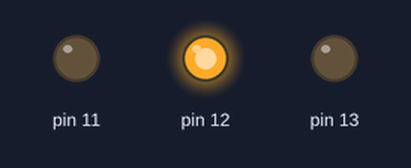
The sketch below on a simulated Arduino Uno, built with avr-gcc and run on an emulated ATmega328P. On the bench: output pins drawn as LEDs (lit = HIGH).

Above: at 2.5 s.
At 8.0 s:
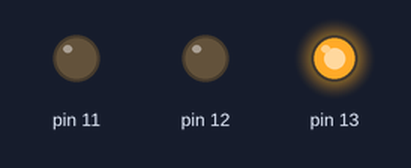
At 10.77 s:
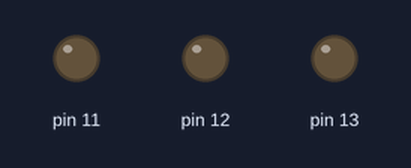
At 13.5 s:
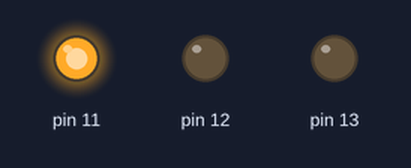
Timing chart, 0 to 20.8 s (numbered marks = the images above):
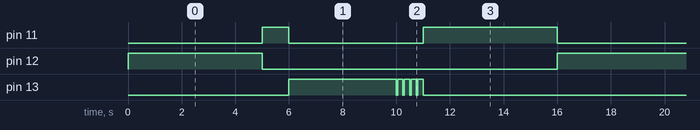

Measured:
- by itself, pin 11: repeats every 16.0 s: LOW 5.0 s, HIGH 5.0 s, LOW 5.0 s, HIGH 1.0 s
- by itself, pin 12: alternates HIGH for 5.0 s and LOW for 11.0 s
- by itself, pin 13: repeats every 16.0 s: 4 × (LOW 0.05 s, HIGH 0.20 s), LOW 11.0 s, HIGH 4.0 s

The sketch:

traffic.ino
```cpp
void setup() {
  pinMode(12, OUTPUT);
  pinMode(11, OUTPUT);
  pinMode(13, OUTPUT);

}

void loop() {
  for(int i=0;i<3;i++){
    digitalWrite(12,HIGH);
    delay(5000);
    digitalWrite(12,LOW);
    digitalWrite(11,HIGH);
    delay(1000);
    digitalWrite(11,LOW);
    digitalWrite(13,HIGH);
    delay(4000);
    digitalWrite(13,LOW);
    for(int j=0;j<4;j++){
      delay(50);
      digitalWrite(13,HIGH);
      delay(200);
      digitalWrite(13,LOW);
    }digitalWrite(11,HIGH);
    delay(5000);
    digitalWrite(11,LOW);}
}
```
